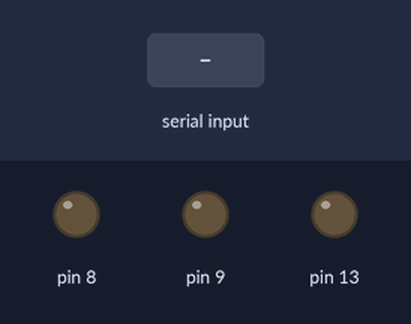
This sketch was run on a simulated Arduino Uno, built with avr-gcc and run on an emulated ATmega328P. Parts: output pins drawn as LEDs (lit = HIGH). Inputs (shaded band) come from the test bench.

Above: at 1.2 s.
1.3 s: "1" received over Serial
At 2.5 s:
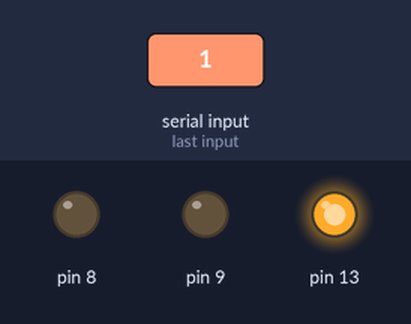
2.8 s: "2" received over Serial
At 3.7 s:
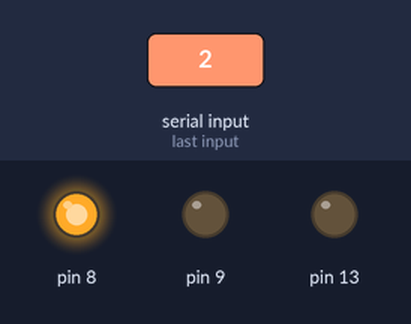
4.3 s: "3" received over Serial
At 4.9 s:
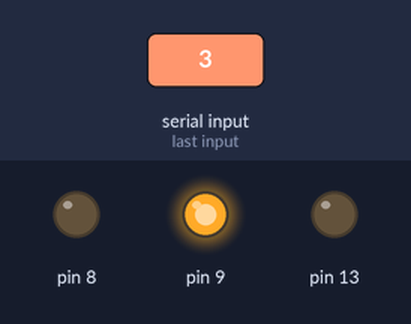
Timing chart, 0 to 7.3 s (numbered marks = the images above; inputs shaded):
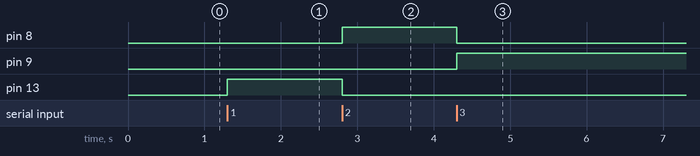

Measured:
- after the input at 1.3 s, pin 13: LOW → HIGH at once
- after the input at 2.8 s, pin 8: LOW → HIGH at once; pin 13: HIGH → LOW at once
- after the input at 4.3 s, pin 8: HIGH → LOW at once; pin 9: LOW → HIGH at once

The sketch:

sketch_nov15a.ino
```cpp
int data;

void setup() {
    Serial.begin(9600);
    pinMode(13, OUTPUT);
    pinMode(8, OUTPUT);
    pinMode(9, OUTPUT);
    digitalWrite(13, LOW);
}

void loop() {
  while (Serial.available()){
    data = Serial.read();
  }

  if (data == '1'){
    digitalWrite(13, HIGH);
    digitalWrite(8, LOW);
    digitalWrite(9, LOW);
  }

  else if (data == '2'){
    digitalWrite(13, LOW);
    digitalWrite(8, HIGH);
    digitalWrite(9, LOW);
  }

  else if (data == '3'){
    digitalWrite(13, LOW);
    digitalWrite(8, LOW);
    digitalWrite(9, HIGH);
  }
}
```
